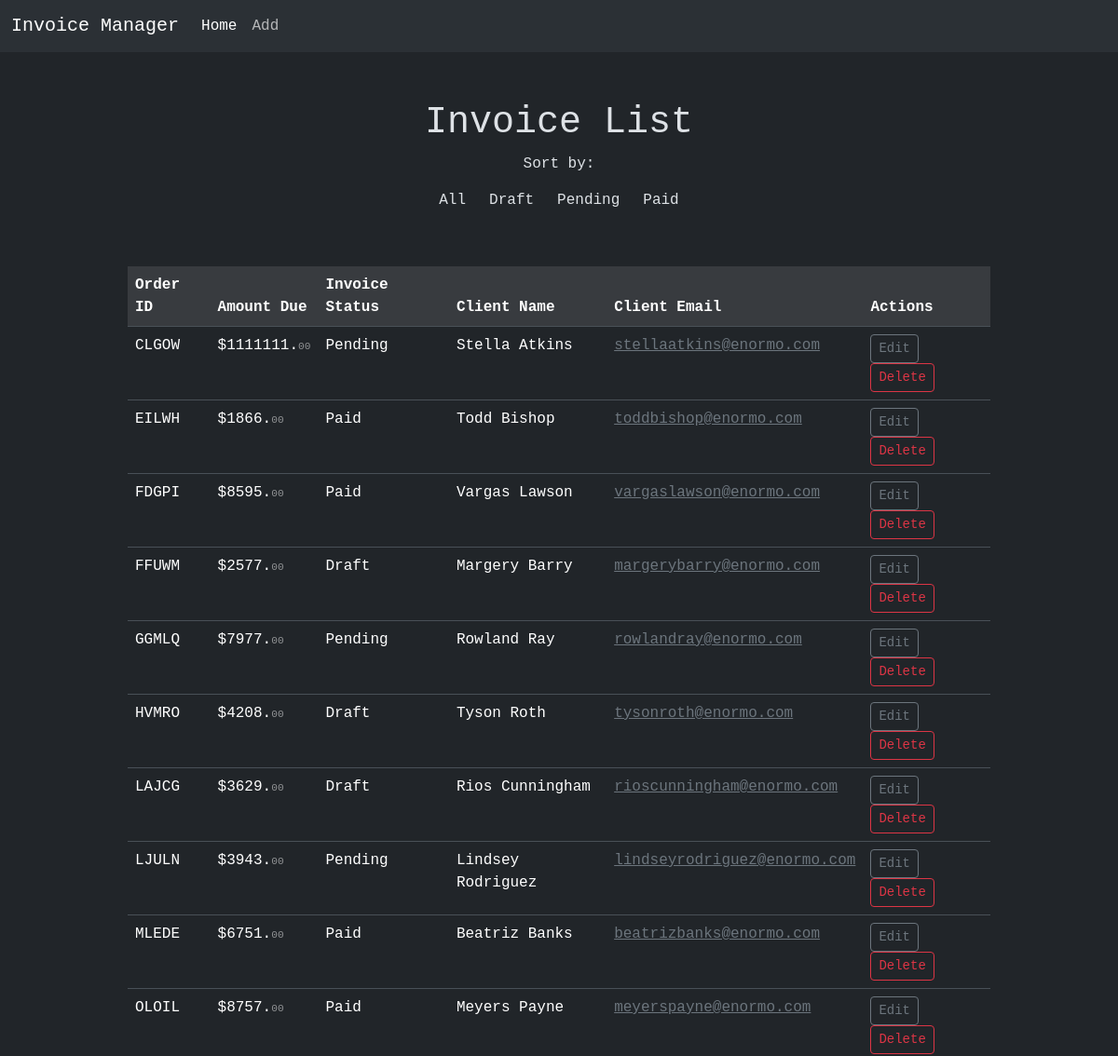
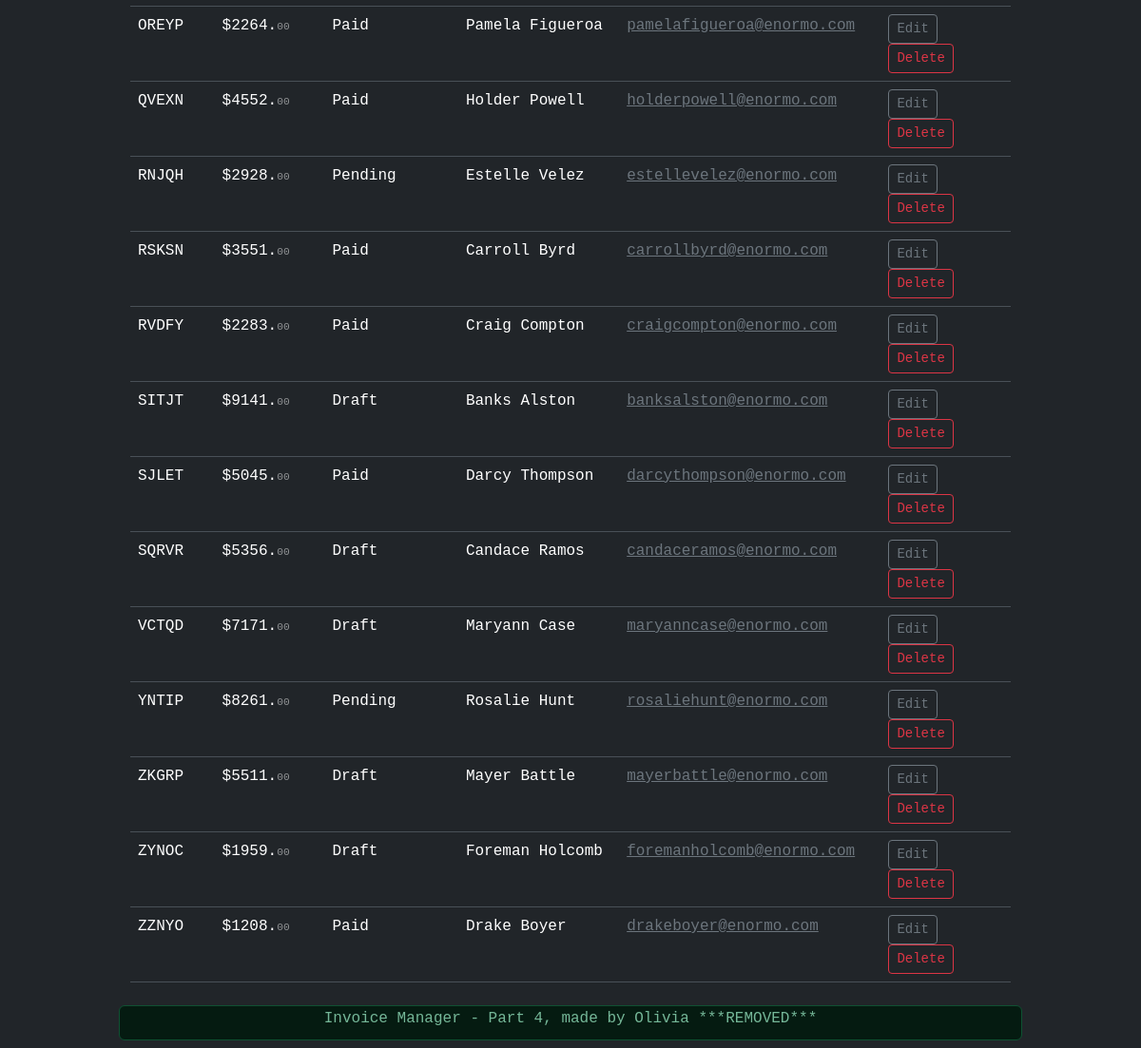
The page / on the database its author committed (2 pictures, top to bottom).
### tables this page shows
CREATE TABLE "invoices" ("id" integer primary key autoincrement not null, "number" varchar not null, "client" varchar not null, "email" varchar not null, "amount" integer not null, "status_id" integer not null);

### db/updateDB.php (called while the page is built, shortened)
<?php
try {
    $dsn = 'sqlite:invoice_manager.sqlite';
    $db = new PDO($dsn);
} catch (PDOException $e) {
    print $e->getMessage() . "<br/>";
    exit();
}
$invQuery = $db->query("SELECT * FROM invoices");
$invoices = $invQuery->fetchAll(PDO::FETCH_ASSOC);
?>

### db/fetchDB.php (called while the page is built, shortened)
<?php
try {
    $dsn = 'sqlite:invoice_manager.sqlite';
    $db = new PDO($dsn);
} catch (PDOException $e) {
    print $e->getMessage() . "<br/>";
    exit();
}
$invQuery = $db->query("SELECT * FROM invoices");
$invoices = $invQuery->fetchAll(PDO::FETCH_ASSOC);
?>

### index.php (the view, shortened to what this page needs)
<?php
include 'db/fetchDB.php';
include 'db/updateDB.php';
function allFilter($invoices) {
    if ($invoices['status'] == 'pending' || 'paid' || 'draft') {
        return true;
    }
}
$orders = array_column($invoices, 'number');
array_multisort($orders, SORT_ASC, SORT_STRING, $invoices);
$status = $_GET['invoiceStatus'] ?? 'all';
$pageFunc = $status . 'filter';
?>
<!DOCTYPE html>
<html lang="en" data-bs-theme="dark">
<head>
    <link href="https://cdn.jsdelivr.net/npm/bootstrap@5.3.8/dist/css/bootstrap.min.css" rel="stylesheet"
>
</head>
<body>
    <nav class="navbar navbar-expand-lg bg-body-tertiary">
        <div class="container-fluid">
            <a class="navbar-brand font-monospace" href="index.php">Invoice Manager</a>
            <div class="collapse navbar-collapse" id="navbarNav">
                <ul class="navbar-nav font-monospace">
                    <li class="nav-item">
                        <a class="nav-link active" aria-current="page" href="index.php">Home</a>
                    </li>
                    <li class="nav-item">
                        <a class="nav-link" href="add.php">Add</a>
                    </li>
                </ul>
            </div>
        </div>
    </nav>
    <div class="container">
        <div class="row justify-content-md-center">
            <div class="col p-1 m-5 col-6 text-center font-monospace">
                <h1 class="">Invoice List</h1>
                <label for="buttonSortByLabel" class="form-label">Sort by:</label>
                <?php $statuses = ['all', 'draft', 'pending', 'paid'];
                ?>
                <form method="get">
                    <div class="btn-group">
                        <?php foreach ($statuses as $status): ?>
                            <button type="submit" name="invoiceStatus" value="<?= $status ?>"
                                class="btn <?= $currentStatus === $status ? 'active' : '' ?>">
                                <?= ucfirst($status) ?>
                            </button>
                        <?php endforeach; ?>
                    </div>
                </form>
            </div>
        </div>
    </div>
    <div class="container">
        <div class="row justify-content-md-center">
            <div id="tableContainer" class="col col-10 table-responsive-xs">
                <table class="table table-hover font-monospace">
                    <thead>
                        <tr class="table-active">
                            <th scope="col">
                                <a>Order ID</a>
                            </th>
                            <th scope="col">
                                <a>Amount Due</a>
                            </th>
                            <th scope="col">
                                <a>Invoice Status</a>
                            </th>
                            <th scope="col">
                                <a>Client Name</a>
                            </th>
                            <th scope="col" id="clientEmail">
                                <a>Client Email</a>
                            </th>
                            <th>Actions</th>
                        </tr>
                    </thead>
                    <tbody>
                        <?php foreach (array_filter($invoices, $pageFunc) as $entry) : ?>
                            <tr scope="row">
                                <td><?php echo ucwords($entry['number']); ?></td>
                                <td>$<?php echo ucwords($entry['amount']); ?>.<span class="centsDisplay text-white-50">00</span></td>
                                <td><?php echo ucwords($entry['status']); ?></td>
                                <td><?php echo ucwords($entry['client']); ?></td>
                                <td id="clientEmail">
                                    <a class="link-secondary" href="mailto:<?php echo ($entry['email']); ?>"><?php echo ($entry['email']); ?></a>
                                </td>
                                <td>
                                    <form action="update.php" method="get" class="btn-group-sm">
                                        <button name="invoiceToUpdate" class="btn btn-outline-secondary" value="<?php echo ucwords($entry['number']); ?>">Edit</button>
                                        <button name="invoiceToDelete" class="btn btn-outline-danger" value="<?php echo ucwords($entry['number']); ?>">Delete</button>
                                    </form>
                                </td>
                            <?php endforeach; ?>
                            </tr>
                    </tbody>
                </table>
            </div>
            <div class="alert alert-success p-1 m-2 col-10">
                <h6 class="text-center font-monospace">Invoice Manager - Part 4, made by Olivia ***REMOVED***</h6>
            </div>
        </div>
    </div>
</body>
</html>

### rows shown on the page
invoices: number "CLGOW", amount "1111111", status "Pending", client "Stella Atkins", email "stellaatkins@enormo.com"
invoices: number "EILWH", amount "1866", status "Paid", client "Todd Bishop", email "toddbishop@enormo.com"
invoices: number "FDGPI", amount "8595", status "Paid", client "Vargas Lawson", email "vargaslawson@enormo.com"
invoices: number "FFUWM", amount "2577", status "Draft", client "Margery Barry", email "margerybarry@enormo.com"
invoices: number "GGMLQ", amount "7977", status "Pending", client "Rowland Ray", email "rowlandray@enormo.com"
invoices: number "HVMRO", amount "4208", status "Draft", client "Tyson Roth", email "tysonroth@enormo.com"
invoices: number "LAJCG", amount "3629", status "Draft", client "Rios Cunningham", email "rioscunningham@enormo.com"
invoices: number "LJULN", amount "3943", status "Pending", client "Lindsey Rodriguez", email "lindseyrodriguez@enormo.com"
invoices: number "MLEDE", amount "6751", status "Paid", client "Beatriz Banks", email "beatrizbanks@enormo.com"
invoices: number "OLOIL", amount "8757", status "Paid", client "Meyers Payne", email "meyerspayne@enormo.com"
invoices: number "OREYP", amount "2264", status "Paid", client "Pamela Figueroa", email "pamelafigueroa@enormo.com"
invoices: number "QVEXN", amount "4552", status "Paid", client "Holder Powell", email "holderpowell@enormo.com"
invoices: number "RNJQH", amount "2928", status "Pending", client "Estelle Velez", email "estellevelez@enormo.com"
invoices: number "RSKSN", amount "3551", status "Paid", client "Carroll Byrd", email "carrollbyrd@enormo.com"
invoices: number "RVDFY", amount "2283", status "Paid", client "Craig Compton", email "craigcompton@enormo.com"
invoices: number "SITJT", amount "9141", status "Draft", client "Banks Alston", email "banksalston@enormo.com"
invoices: number "SJLET", amount "5045", status "Paid", client "Darcy Thompson", email "darcythompson@enormo.com"
invoices: number "SQRVR", amount "5356", status "Draft", client "Candace Ramos", email "candaceramos@enormo.com"
invoices: number "VCTQD", amount "7171", status "Draft", client "Maryann Case", email "maryanncase@enormo.com"
invoices: number "YNTIP", amount "8261", status "Pending", client "Rosalie Hunt", email "rosaliehunt@enormo.com"
invoices: number "ZKGRP", amount "5511", status "Draft", client "Mayer Battle", email "mayerbattle@enormo.com"
invoices: number "ZYNOC", amount "1959", status "Draft", client "Foreman Holcomb", email "foremanholcomb@enormo.com"
invoices: number "ZZNYO", amount "1208", status "Paid", client "Drake Boyer", email "drakeboyer@enormo.com"

### other values the page prints
$status "All"
$status "Draft"
$status "Pending"
$status "Paid"
